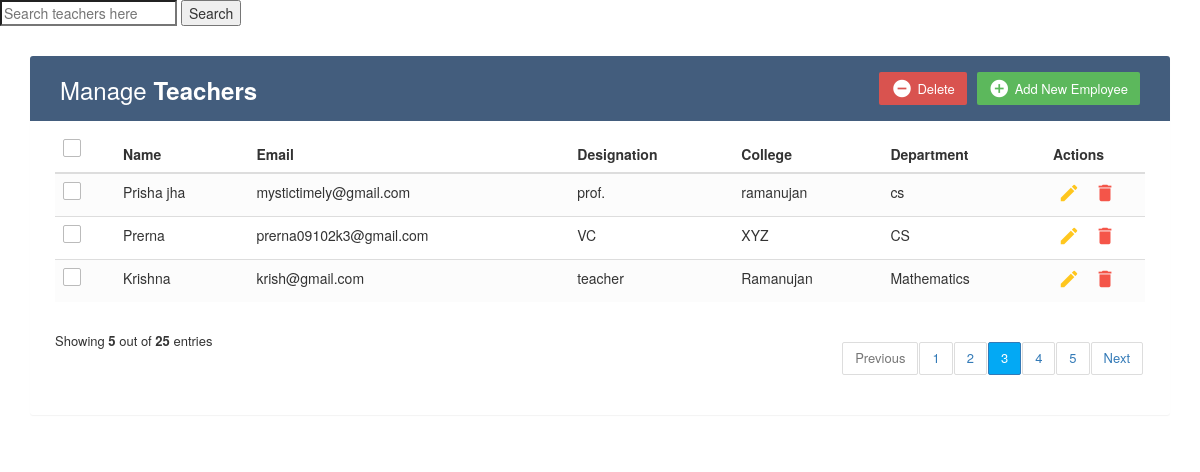
/show_teachers, run on an earlier commit of the app's database.
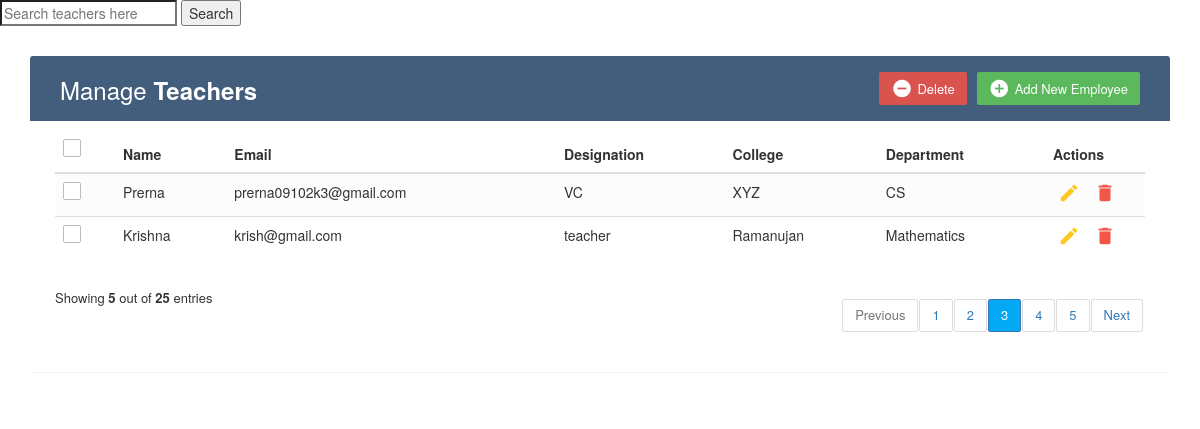
And on a later commit of the database.
### account/models.py (models this page shows)
class Database(models.Model):
    EmpID = models.IntegerField(max_length=25)
    username = models.CharField(max_length=30)
    email = models.EmailField(max_length=50)
    college = models.CharField(max_length=50)
    subject = models.CharField(max_length=30)
    designation = models.CharField(max_length=40)

### account/views.py (the view)
# urls.py: path("show_teachers",views.show_teachers, name = "show_teachers"),
def show_teachers(request):
    context = {
        "all_data" : Database.objects.all(),
    }
    return render(request,"show_teachers.html",context = context)

### templates/show_teachers.html (shortened to what this page needs)
<!DOCTYPE html>
<html lang="en">
<head>
<link rel="stylesheet" href="https://maxcdn.bootstrapcdn.com/font-awesome/4.7.0/css/font-awesome.min.css">
<link rel="stylesheet" href="https://maxcdn.bootstrapcdn.com/bootstrap/3.3.7/css/bootstrap.min.css">
  <body>
    <form action = "{% url 'search_teachers'%}" method = "POST">
        <input type = "search" name = "search_t" placeholder = "Search teachers here">
        <button type = "submit">Search</button>
    </form>
    <div class="container">
        <div class="table-wrapper">
            <div class="table-title">
                <div class="row">
                    <div class="col-sm-6">
						<h2>Manage <b> Teachers</b></h2>
					</div>
					<div class="col-sm-6">
						<a href="#addEmployeeModal" class="btn btn-success" data-toggle="modal"><i class="material-icons">&#xE147;</i> <span>Add New Employee</span></a>
						<a href="#deleteEmployeeModal" class="btn btn-danger" data-toggle="modal"><i class="material-icons">&#xE15C;</i> <span>Delete</span></a>
					</div>
                </div>
            </div>
            <table class="table table-striped table-hover">
                <thead>
                    <tr>
						<th>
							<span class="custom-checkbox">
								<label for="selectAll"></label>
							</span>
						</th>
                        <th>Name</th>
                        <th>Email</th>
						<th>Designation</th>
						<th>College</th>
						<th>Department</th>
                        <th>Actions</th>
                    </tr>
                </thead>
                <tbody>
                    {% if all_data.count %}
                    {% for data in all_data%}
                    <tr>
						<td>
							<span class="custom-checkbox">
								<label for="checkbox1"></label>
							</span>
						</td>
                        <td>{{data.username}}</td>
                        <td>{{data.email}}</td>
						<td>{{data.designation}}</td>
                        <td>{{data.college}}</td>
                        <td>{{data.subject}}</td>
                        <td>
                            <a href="#editEmployeeModal-{{forloop.counter}}" class="edit" data-toggle="modal"><i class="material-icons" data-toggle="tooltip" title="Edit">&#xE254;</i></a>
                            <a href="#deleteEmployeeModal-{{forloop.counter}}" class="delete" data-toggle="modal"><i class="material-icons" data-toggle="tooltip" title="Delete">&#xE872;</i></a>
                        </td>
                    </tr>
                    {% endfor %}
                    {%else%}
                    <h3>No Related data found</h3>
                    {% endif %}
                </tbody>
            </table>
			<div class="clearfix">
                <div class="hint-text">Showing <b>5</b> out of <b>25</b> entries</div>
                <ul class="pagination">
                    <li class="page-item disabled"><a href="#">Previous</a></li>
                    <li class="page-item"><a href="#" class="page-link">1</a></li>
                    <li class="page-item"><a href="#" class="page-link">2</a></li>
                    <li class="page-item active"><a href="#" class="page-link">3</a></li>
                    <li class="page-item"><a href="#" class="page-link">4</a></li>
                    <li class="page-item"><a href="#" class="page-link">5</a></li>
                    <li class="page-item"><a href="#" class="page-link">Next</a></li>
                </ul>
            </div>
        </div>
    </div>
</body>
</html>

### templates/show_teachers.html (style rules this page uses)
body { color: #566787; background: #f5f5f5; font-family: 'Varela Round', sans-serif; font-size: 13px; }
.table-wrapper { background: #fff; padding: 20px 25px; margin: 30px 0; border-radius: 3px; box-shadow: 0 1px 1px rgba(0,0,0,.05); }
.table-title { padding-bottom: 15px; background: #435d7d; color: #fff; padding: 16px 30px; margin: -20px -25px 10px; border-radius: 3px 3px 0 0; }
.table-title h2 { margin: 5px 0 0; font-size: 24px; }
.table-title .btn { color: #fff; float: right; font-size: 13px; border: none; min-width: 50px; border-radius: 2px; border: none; outline: none !important; margin-left: 10px; }
.table-title .btn i { float: left; font-size: 21px; margin-right: 5px; }
.table-title .btn span { float: left; margin-top: 2px; }
table.table tr th, table.table tr td { border-color: #e9e9e9; padding: 12px 15px; vertical-align: middle; }
table.table tr th:first-child { width: 60px; }
table.table tr th:last-child { width: 100px; }
table.table-striped tbody tr:nth-of-type(odd) { background-color: #fcfcfc; }
table.table td:last-child i { opacity: 0.9; font-size: 22px; margin: 0 5px; }
table.table td a { font-weight: bold; color: #566787; display: inline-block; text-decoration: none; outline: none !important; }
table.table td a.edit { color: #FFC107; }
table.table td a.delete { color: #F44336; }
table.table td i { font-size: 19px; }
.pagination { float: right; margin: 0 0 5px; }
.pagination li a { border: none; font-size: 13px; min-width: 30px; min-height: 30px; color: #999; margin: 0 2px; line-height: 30px; border-radius: 2px !important; text-align: center; padding: 0 6px; }
.pagination li.active a, .pagination li.active a.page-link { background: #03A9F4; }
.hint-text { float: left; margin-top: 10px; font-size: 13px; }
.custom-checkbox { position: relative; }
.custom-checkbox label:before { width: 18px; height: 18px; }
.custom-checkbox label:before { content: ''; margin-right: 10px; display: inline-block; vertical-align: text-top; background: white; border: 1px solid #bbb; border-radius: 2px; box-sizing: border-box; z-index: 2; }

What changed in the data, as far as the page shows it:
removed Database: username "Prisha jha", email "mystictimely@gmail.com", designation "prof.", college "ramanujan", subject "cs"
